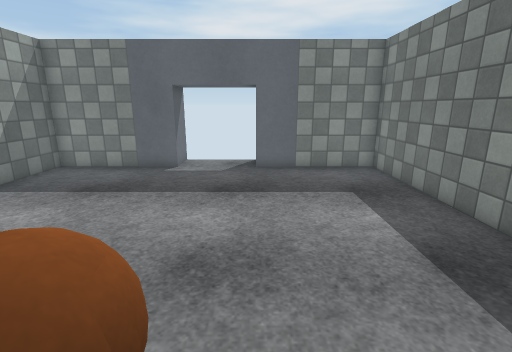
view 1 (above)

12 first-person views from a walk through a scene from a Unity 3-D project. The camera is 1.5 m above the floor, tilts 14° down and sees 85° across. Doors are open. The floor is counted in squares, 0.5 m on a side. Each view is taken from the middle of a square. On the plan, view 1 faces up. The plan holds only what a view shows up to about 20 squares ahead; the rest is blank. Surface patterns are stand-ins for the level's own textures.

view 2
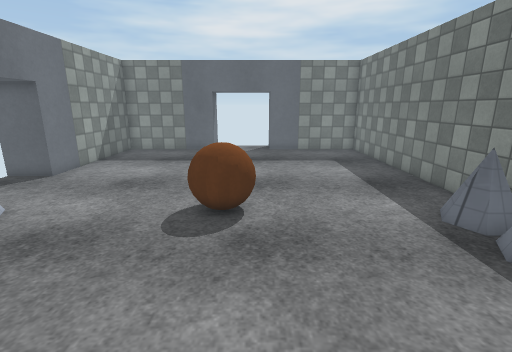

view 3
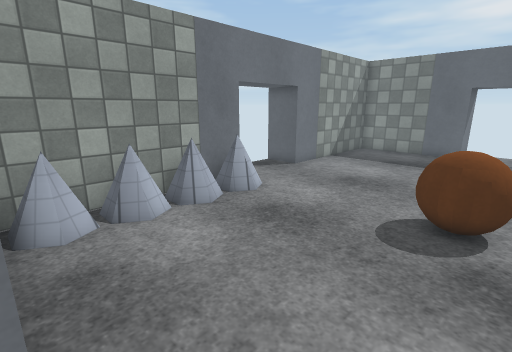

view 4
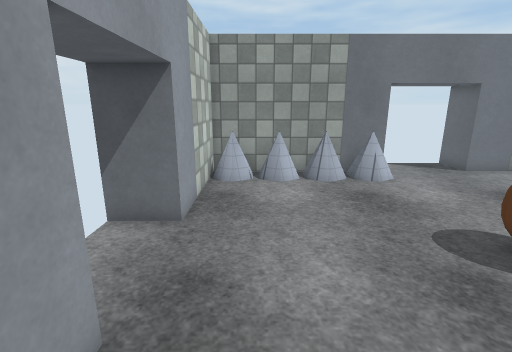

view 5
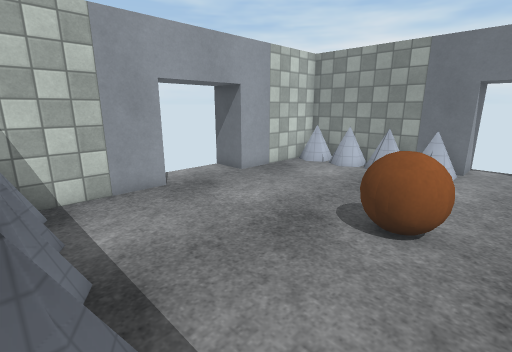

view 6
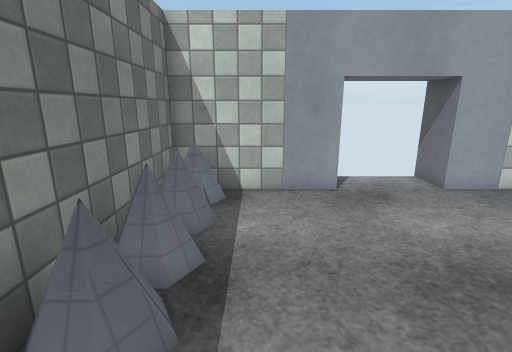

view 7
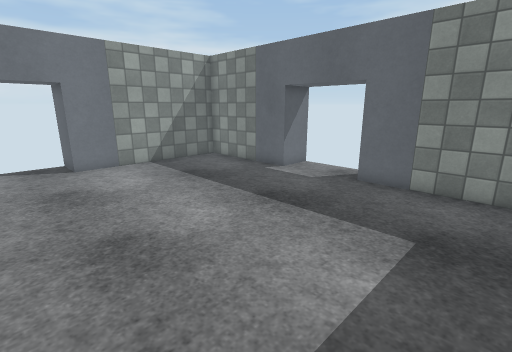

view 8
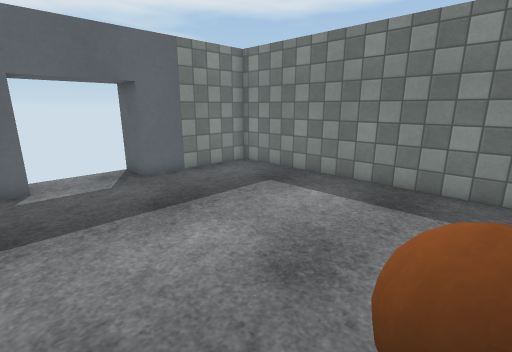

view 9
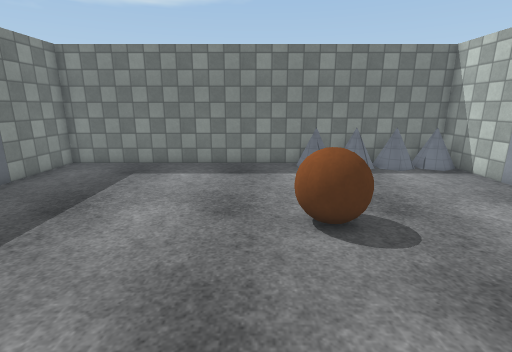

view 10
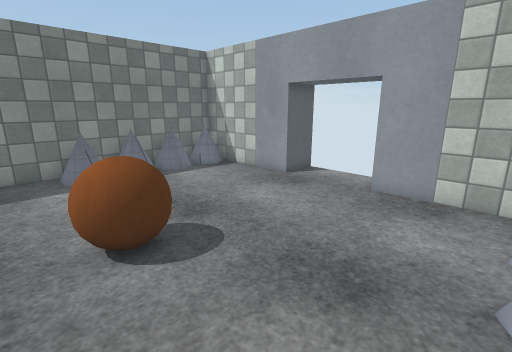

view 11
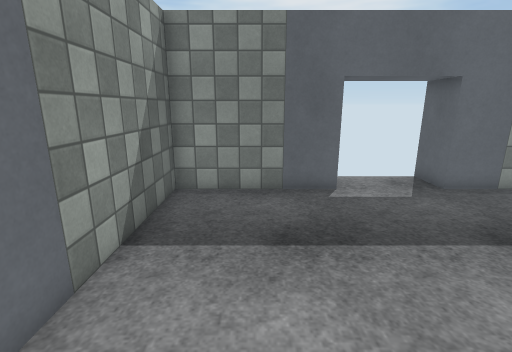

view 12
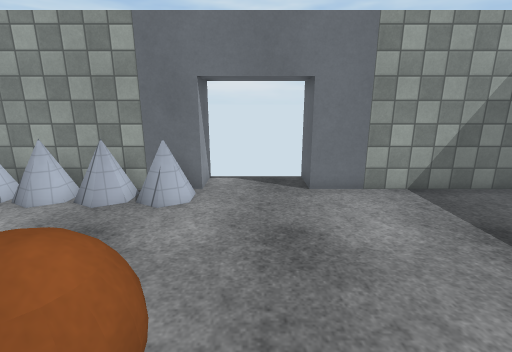

### Floor plan
Points are (right, up) in squares from view 1. A wall is a line through its corners. A room is listed if a view was taken in it or the views show most of it. See-through windows are left out.
Room 1 (views 1, 2, 3, 4, 5, 6, 7, 8, 9, 10, 11, 12)
walls: (-12, 2) (-10, 2) (-10, -6) (-4, -6) (-4, -8); (-4, 16.1) (-4, 14) (-10, 14) (-10, 6) (-12, 6); (0, -8.1) (0, -6) (6, -6) (6, 14) (0, 14) (0, 16)
low walls: (4.6, 1.3) (5.4, 1.3); (-9.2, 1.3) (-8.7, 1.3) (-8.5, 1) (-8.8, 0.5) (-9.2, 0.5); (5.2, 0.8) (4.8, 0.8); (5.5, 1) (5.2, 1.4); (5.4, 0.5) (4.8, 0.5) (4.5, 1) (4.8, 1.6); (5.8, 0.9) (5.4, 1.6); (-9.2, -0.7) (-8.7, -0.7) (-8.5, -1.1) (-8.7, -1.5) (-9.4, -1.5); (4.8, -1.5) (4.5, -1.1) (4.7, -0.7) (5.2, -0.7); (-9.2, -2.6) (-8.7, -2.6) (-8.5, -3) (-8.8, -3.5) (-9.4, -3.5); (4.8, -3.5) (4.5, -3) (4.7, -2.6) (5.2, -2.6); (-9.2, -4.7) (-8.7, -4.7) (-8.5, -5.1) (-8.8, -5.6); (4.8, -5.6) (4.5, -5.1) (4.7, -4.7) (5.2, -4.7)
ways out: open door at (-2, -7)
objects: brown ball (-3, 1) to (-1, 3)

Positions as (right, up) in squares from view 1, and headings:
1: (0, 0), facing up
2: (-1, -6), facing up
3: (-1, -6), facing up-left
4: (3, -4), facing left
5: (5, 4), facing down-left
6: (3, 4), facing down
7: (5, 3), facing up-left
8: (-5, 2), facing up-right
9: (-9, 4), facing right
10: (-8, 4), facing down-right
11: (-7, 4), facing up
12: (0, 4), facing left
